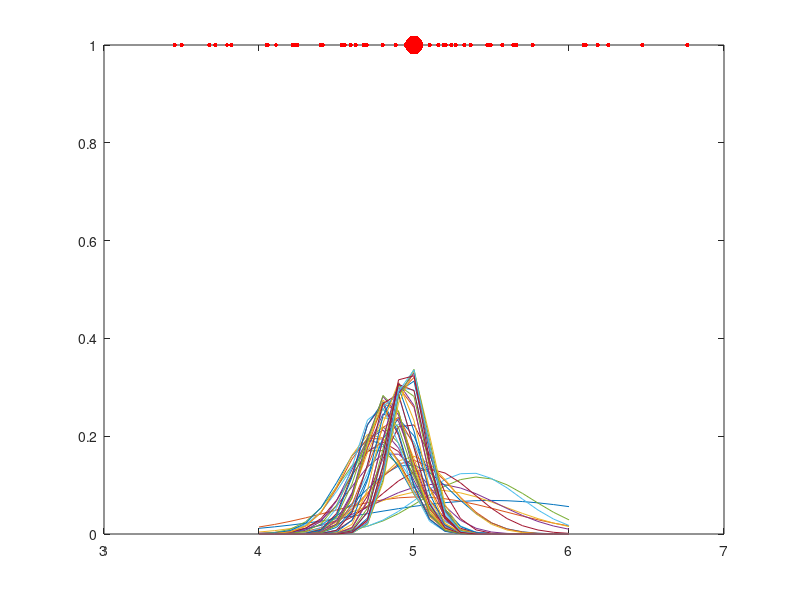

This figure's MATLAB source:
s = 5; 
h = plot(s,1,'r.');
set(h,'markersize',40,'linewidth', 3);
x = s + randn(1,50);
hold on;
h = plot(x,1,'r.','markersize',10);
Sx = [4:0.1:6];
L = length(Sx)
Pr = ones(L);
Po=ones(L,L);

Pr = Pr/sum(Pr);
Po = Po/sum(Po);
sigma = std(x);
for (i = 2:length(x))
  Pr=Po;
  m=0*Pr;
  for (j = 1:length(Pr))
    me = Sx(j);
    m(j) = normpdf(x(i),me,sigma);%(1/( sigma* sqrt(2*pi) ) )*exp( -(x(i) - me) / (2*sigma^2) );
    m(j) = m(j) * Pr(j);
  end;
  Po = m/(sum(m));
  plot(Sx,Po);
  peak = find(Po == max(Po));
end;
